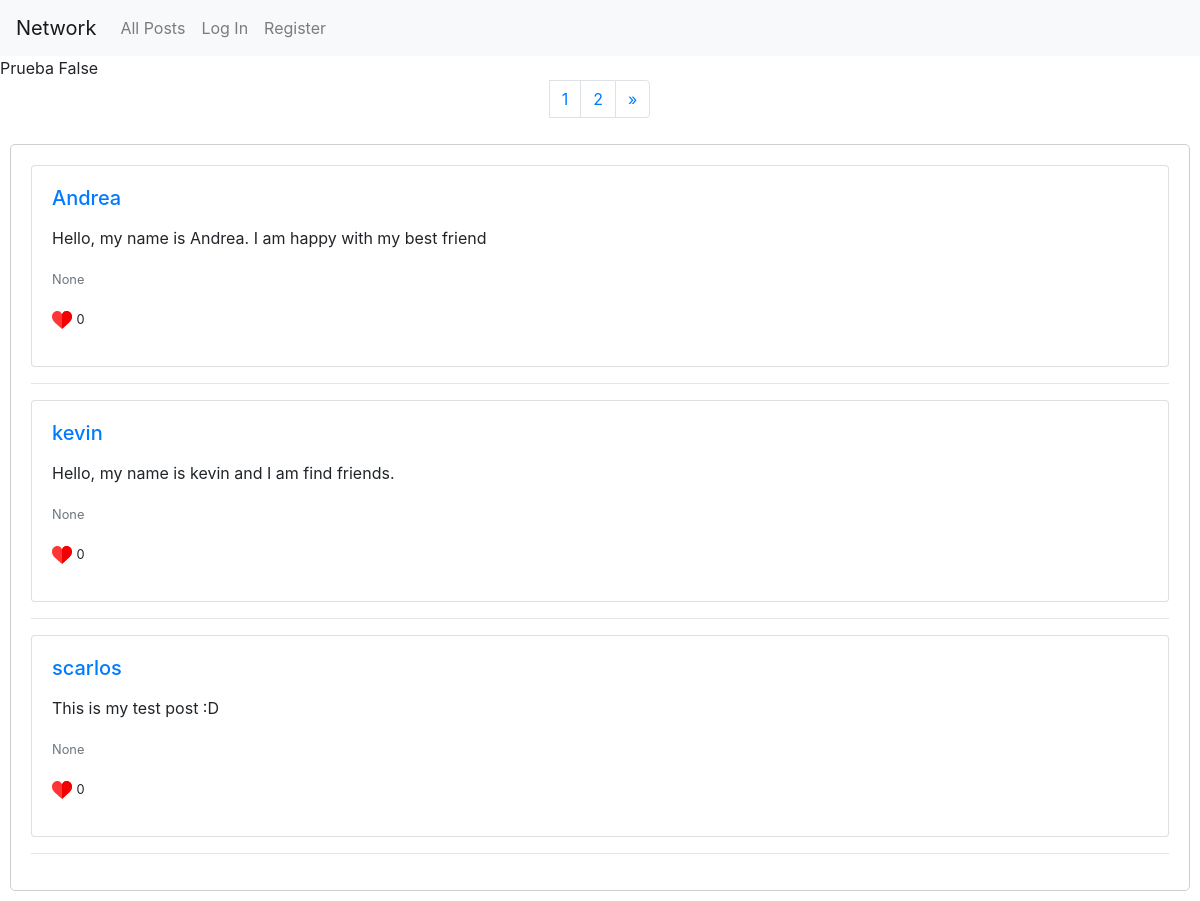
Before: / with the older database file.
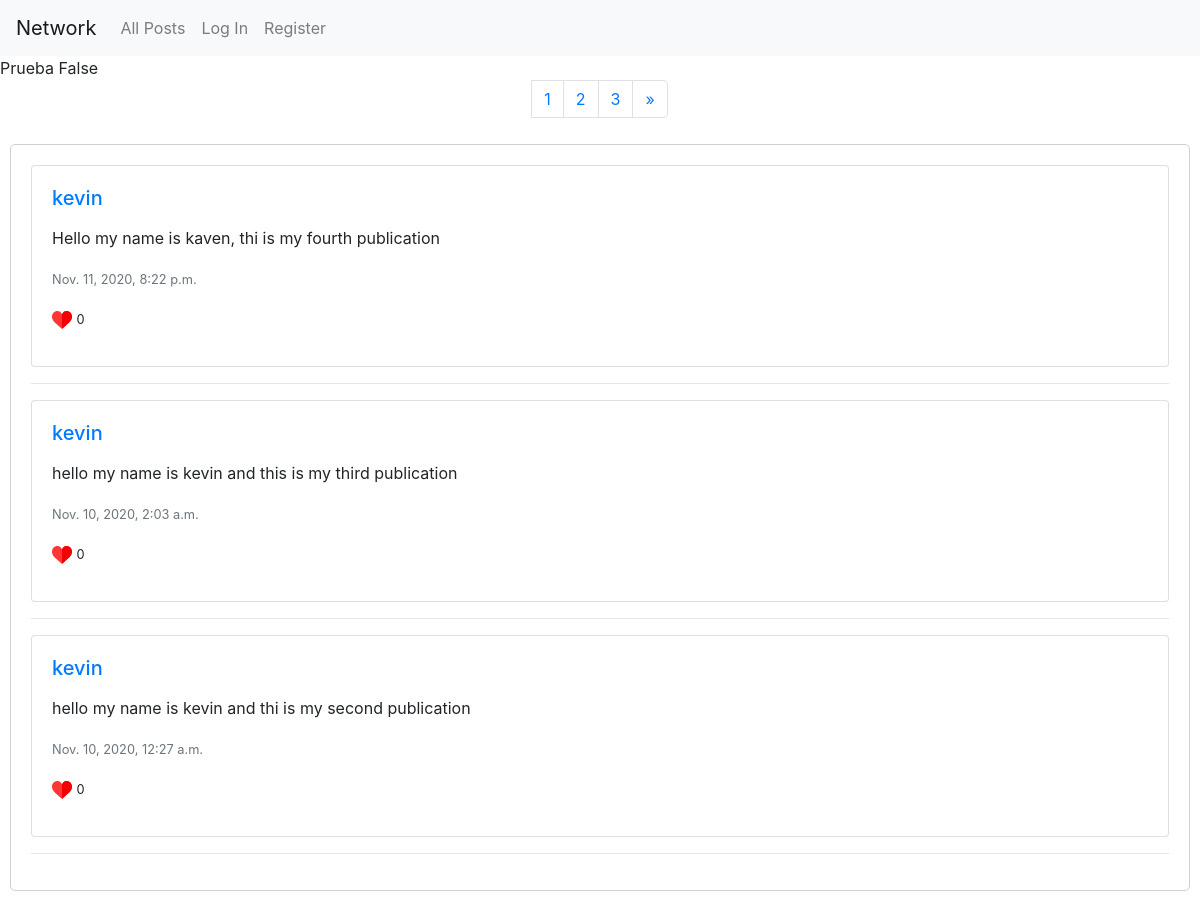
After: the same page with the newer database file.
### network/models.py (models this page shows)
class Post(models.Model):
    user = models.ForeignKey(User, on_delete = models.CASCADE, related_name="post_create") #if user is deleted, auction will be deleted
    date = models.DateTimeField(auto_now_add=True, null=True, blank=True)
    text = models.CharField(max_length=255, null=True)
    likes = models.IntegerField(default=None, null=True, blank=True)

class User(AbstractUser):
    pass

### network/views.py (the view)
# urls.py: path("", views.index, name="index"),
def index(request):
    posts = Post.objects.all().order_by('-date')
    paginator = Paginator(posts,3)
    page = request.GET.get('page')
    all_posts = paginator.get_page(page)
    return render(request, "network/index.html", { "posts":all_posts})

### network/templates/network/index.html (shortened to what this page needs)
{% extends "network/layout.html" %}
{% load static %}
{% block body %}
<div>
    Prueba  {{posts.has_previous}}
</div>
<div class=" row align-items-center justify-content-center ">
    <nav aria-label="Page navigation example ">
        <ul class="pagination">
            {% for num in posts.paginator.page_range %}
            <li class="page-item"><a class="page-link" href="?page={{num}}">
                {{num}}
            </a></li>
            {% endfor %}
            <li class="page-item">
                {%if posts.has_next%}
                <a class="page-link" href="?page={{posts.next_page_number}}" aria-label="Next">
                    <span aria-hidden="true">&raquo;</span>
                </a>
                {%endif%}
            </li>
        </ul>
    </nav>
</div>
<div class="box-cont">
    {% for post in posts %}
    <div class="card">
        <div class="card-body">
            <h5 class="card-title"> <a href="/profile/{{post.user.id}}" style="text-decoration: none;">
                    {{post.user.username}} </a> </h5>
            <p class="card-text">{{post.text}}</p>
            <p class="card-text"><small class="text-muted">{{post.date}}</small></p>
            <p> <img src="{% static 'images/like.svg' %}" height="20px" width="20px"> <small>{{post.likes}}</small></p>
        </div>
    </div>
    <hr>
    {% endfor %}
</div>
{% endblock %}

Changed rows visible on the page:
no longer on this page (row unchanged): Post: user.username "Andrea", text "Hello, my name is Andrea. I am happy with my best friend", date "None", likes "0"
no longer on this page (row unchanged): Post: user.username "kevin", text "Hello, my name is kevin and I am find friends.", date "None", likes "0"
no longer on this page (row unchanged): Post: user.username "scarlos", text "This is my test post :D", date "None", likes "0"
added Post: user.username "kevin", text "Hello my name is kaven, thi is my fourth publication", date "Nov. 11, 2020, 8:22 p.m.", likes "0"
added Post: user.username "kevin", text "hello my name is kevin and this is my third publication", date "Nov. 10, 2020, 2:03 a.m.", likes "0"
added Post: user.username "kevin", text "hello my name is kevin and thi is my second publication", date "Nov. 10, 2020, 12:27 a.m.", likes "0"
Other visible differences:
new list line: "3"
